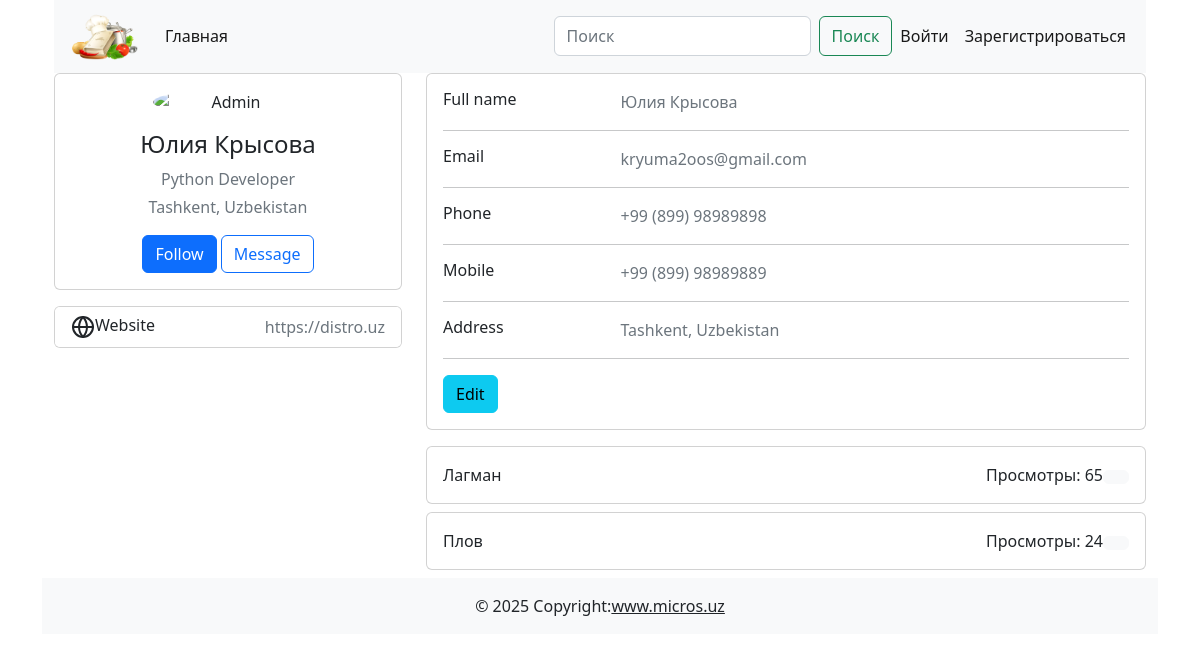
The app's page /profile/1 with its own data.
### cooking/models.py (models this page shows, shortened)
class Post(models.Model):
    title = models.CharField(max_length=255, verbose_name='Заголовок статьи')
    content = models.TextField(default='Скоро здесь будет статья...', verbose_name='текст статьи')
    created_at = models.DateTimeField(auto_now_add=True, verbose_name='Дата создания')
    update_at = models.DateTimeField(auto_now=True, verbose_name='Дата обновления')
    photo = models.ImageField(upload_to='photos/', blank=True, null=True, verbose_name='Изображения')
    watched = models.IntegerField(default=0, verbose_name='Просмотры')
    is_published = models.BooleanField(default=True, verbose_name='Публикация')
    category = models.ForeignKey(Category, on_delete=models.CASCADE, related_name='posts', verbose_name='Категория')
    author = models.ForeignKey(User, default=None, null=True, blank=True, on_delete=models.CASCADE)
    class Meta:
        verbose_name = 'Пост'
        verbose_name_plural = 'Посты'

### cooking/views.py (the view)
# urls.py: path('profile/<int:user_id>', profile, name='profile')
def profile(request, user_id):
    user = User.objects.get(pk=user_id)
    posts = Post.objects.filter(author=user)
    context = {
        'user' : user,
        'posts' : posts
    }
    return render(request, template_name='cooking/profile.html', context=context)

### cooking/templates/cooking/profile.html (shortened to what this page needs)
{% extends 'base.html' %}
{% block main %}
    <div class="container">
        <div class="main-body">
        <div class="row gutters-sm">
            <div class="col-md-4 mb-3">
            <div class="card">
                <div class="card-body">
                <div class="d-flex flex-column align-items-center text-center">
                    <img src="https://www.pngall.com/wp-content/uploads/12/Avatar-Profile-PNG-Photos.png" alt="Admin" class="rounded-circle" width="150">
                    <div class="mt-3">
                    <h4>{{ user.first_name}} {{ user.last_name }}</h4>
                    <p class="text-secondary mb-1">Python Developer</p>
                    <p class="text-muted font-size-sm">Tashkent, Uzbekistan</p>
                    <button class="btn btn-primary">Follow</button>
                    <button class="btn btn-outline-primary">Message</button>
                    </div>
                </div>
                </div>
            </div>
            <div class="card mt-3">
                <ul class="list-group list-group-flush">
                <li class="list-group-item d-flex justify-content-between align-items-center flex-wrap">
                    <h6 class="mb-0">Website</h6>
                    <span class="text-secondary">https://distro.uz</span>
                </li>
                </ul>
            </div>
            </div>
            <div class="col-md-8">
            <div class="card mb-3">
                <div class="card-body">
                <div class="row">
                    <div class="col-sm-3">
                    <h6 class="mb-0">Full name</h6>
                    </div>
                    <div class="col-sm-9 text-secondary">
                        {{ user.first_name}} {{ user.last_name }}
                    </div>
                </div>
                <hr>
                <div class="row">
                    <div class="col-sm-3">
                    <h6 class="mb-0">Email</h6>
                    </div>
                    <div class="col-sm-9 text-secondary">
                        {{ user.email }}
                    </div>
                </div>
                <hr>
                <div class="row">
                    <div class="col-sm-3">
                    <h6 class="mb-0">Phone</h6>
                    </div>
                    <div class="col-sm-9 text-secondary">
                    +99 (899) 98989898
                    </div>
                </div>
                <hr>
                <div class="row">
                    <div class="col-sm-3">
                    <h6 class="mb-0">Mobile</h6>
                    </div>
                    <div class="col-sm-9 text-secondary">
                    +99 (899) 98989889
                    </div>
                </div>
                <hr>
                <div class="row">
                    <div class="col-sm-3">
                    <h6 class="mb-0">Address</h6>
                    </div>
                    <div class="col-sm-9 text-secondary">
                    Tashkent, Uzbekistan
                    </div>
                </div>
                <hr>
                <div class="row">
                    <div class="col-sm-12">
                    <a class="btn btn-info " target="__blank" href="https://www.bootdey.com/snippets/view/profile-edit-data-and-skills">Edit</a>
                    </div>
                </div>
                </div>
            </div>
                {% for post in posts %}
                <div class="card p-3 mb-2">
                    <div class="d-flex justify-content-between">
                        <div class="card-text">{{ post.title }}</div>
                        <div class="d-flex justify-content-between">
                            <div> Просмотры: {{ post.watched }}</div>
                            <div>
                                <a href="#!" class="btn btn-light"></a>
                            </div>
                        </div>
                    </div>
                </div>
                {% endfor %}
            </div>
        </div>
        </div>
    </div>
{% endblock main %}

### records on screen
Post: title "Лагман", watched "65"
Post: title "Плов", watched "24"

### other values on screen
{{ user.first_name }} "Юлия"
{{ user.last_name }} "Крысова"
{{ user.email }} "kryuma2oos@gmail.com"
